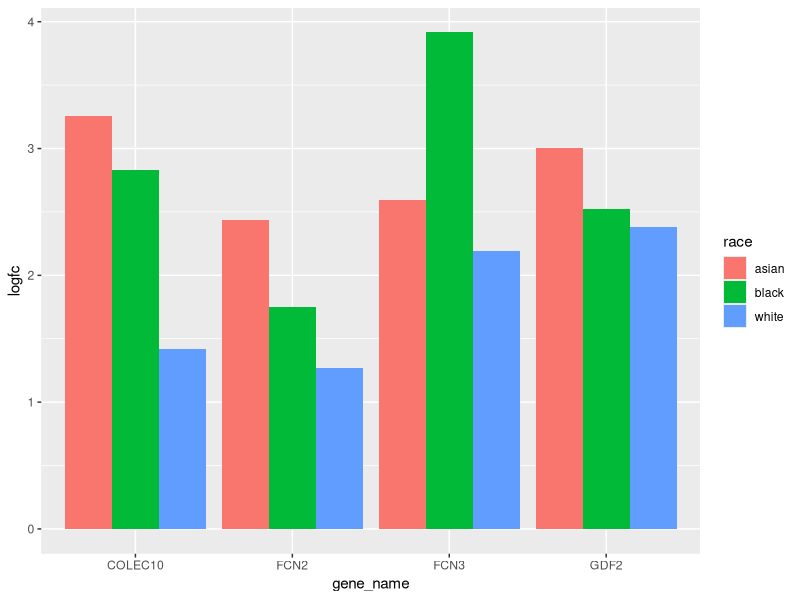
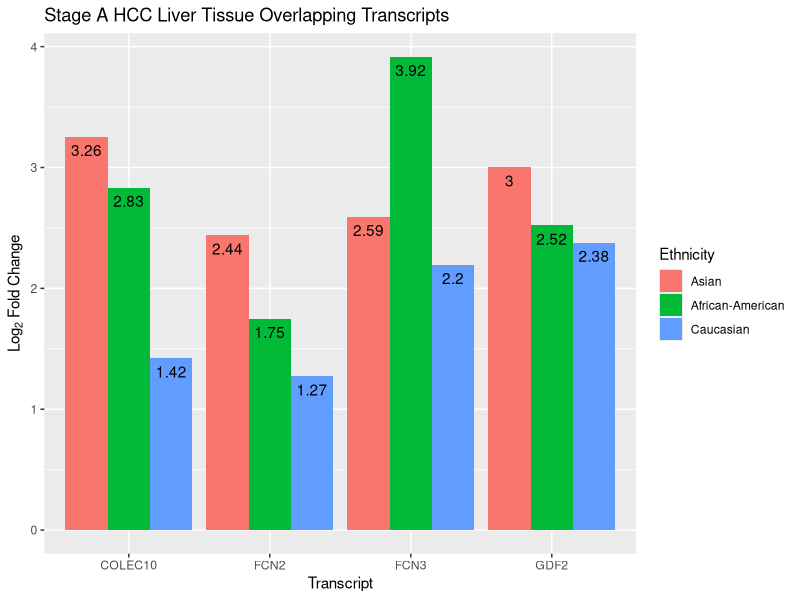

The R source for these figures, in order: (Note: this script raises an error after producing the figures.)
#-------------------------------------------------------------------------------------#
# Project: TCGA LIHC Paper
# Purpose: Create Barplots for Overlapping Genes
# Author: Artemio Sison III
# R Version: 4.0.1 "See Things Now"
#-------------------------------------------------------------------------------------#

#-------------------------------------------------------------------------------------#
# Load Dependencies
#-------------------------------------------------------------------------------------#
library(ggplot2)
library(dplyr)
library(tidyr)
library(stringr)
rm(list = ls())

#-------------------------------------------------------------------------------------#
# Load input data
#-------------------------------------------------------------------------------------#
data <- read.csv("../02_output/02_overlapDEGoutput/stage1/allrace_overlapDEG_stage1_FC1.csv")

#-------------------------------------------------------------------------------------#
# Clean data
#-------------------------------------------------------------------------------------#
dataselect <- data %>% select(gene_name, logfc.asian, logfc.black, logfc.white)

dataselect <- dataselect %>% gather(race, "logfc", 2:4)

# use dplyr::separate to separate the columns!
dataselect <- dataselect %>% 
  separate(col = race, into = c("drop", "race"), sep = "(\\.)") %>%
  select(-drop)
#-------------------------------------------------------------------------------------#
# Plot
#-------------------------------------------------------------------------------------#
plot <- ggplot(data = dataselect, aes(fill = race, y = logfc, x = gene_name))

# Stacked Barplot
# plot + geom_bar(position = "stack", stat = "identity")
  
# Dodged barplot
plot + geom_bar(position = "dodge", stat = "identity")



#-------------------------------------------------------------------------------------#
#  Things to be added to the plots
#-------------------------------------------------------------------------------------#

# Change gene name to transcripts
# Labels on the bottom
# Change logFC
# Change title to Stage I
# Labels 

# colors
colors <- c("blue", "orange", "gray")

# Dodged barplot
final <- plot + geom_bar(position = "dodge", stat = "identity") +
  # Labels for LogFC on each bar, adjusted for each bar label
  geom_text(aes(label = round(logfc, 2)), position = position_dodge(width = 0.9), vjust = 1.6) +
  # Edit legend
  scale_fill_discrete(name = "Ethnicity", labels = c("Asian", "African-American", "Caucasian")) + 
  ggtitle("Stage A HCC Liver Tissue Overlapping Transcripts") +
  xlab("Transcript") +
  ylab(expression(Log[2]~"Fold Change"))
final

# Save final image with appropriate size/dimensions
ggsave("../02_output/11_barplot/stageAoverlap.jpeg", width = 8, height = 8)
